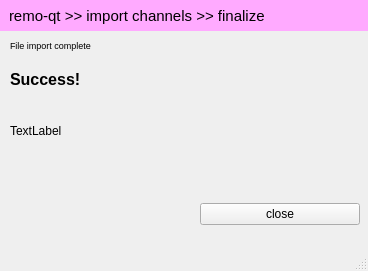
<?xml version="1.0" encoding="UTF-8"?>
<ui version="4.0">
 <class>MainWindow</class>
 <widget class="QMainWindow" name="MainWindow">
  <property name="geometry">
   <rect>
    <x>0</x>
    <y>0</y>
    <width>368</width>
    <height>271</height>
   </rect>
  </property>
  <property name="windowTitle">
   <string>remo-qt</string>
  </property>
  <widget class="QWidget" name="centralwidget">
   <widget class="QWidget" name="verticalLayoutWidget">
    <property name="geometry">
     <rect>
      <x>0</x>
      <y>0</y>
      <width>371</width>
      <height>31</height>
     </rect>
    </property>
    <layout class="QVBoxLayout" name="verticalLayout">
     <item>
      <widget class="QLabel" name="label">
       <property name="font">
        <font>
         <family>Arial</family>
         <pointsize>11</pointsize>
        </font>
       </property>
       <property name="styleSheet">
        <string notr="true">background:rgb(255, 170, 255);
padding:0 0 0 5;</string>
       </property>
       <property name="text">
        <string>remo-qt &gt;&gt; import channels &gt;&gt; finalize</string>
       </property>
      </widget>
     </item>
    </layout>
   </widget>
   <widget class="QWidget" name="verticalLayoutWidget_2">
    <property name="geometry">
     <rect>
      <x>10</x>
      <y>30</y>
      <width>351</width>
      <height>31</height>
     </rect>
    </property>
    <layout class="QVBoxLayout" name="verticalLayout_2">
     <item>
      <widget class="QLabel" name="label_2">
       <property name="font">
        <font>
         <pointsize>7</pointsize>
        </font>
       </property>
       <property name="text">
        <string>File import complete</string>
       </property>
       <property name="wordWrap">
        <bool>true</bool>
       </property>
       <property name="margin">
        <number>5</number>
       </property>
      </widget>
     </item>
    </layout>
   </widget>
   <widget class="QWidget" name="verticalLayoutWidget_5">
    <property name="geometry">
     <rect>
      <x>10</x>
      <y>189</y>
      <width>160</width>
      <height>51</height>
     </rect>
    </property>
    <layout class="QVBoxLayout" name="verticalLayout_5"/>
   </widget>
   <widget class="QWidget" name="verticalLayoutWidget_6">
    <property name="geometry">
     <rect>
      <x>200</x>
      <y>189</y>
      <width>160</width>
      <height>51</height>
     </rect>
    </property>
    <layout class="QVBoxLayout" name="verticalLayout_6">
     <item>
      <widget class="QPushButton" name="btnclose">
       <property name="enabled">
        <bool>true</bool>
       </property>
       <property name="text">
        <string>close</string>
       </property>
      </widget>
     </item>
    </layout>
   </widget>
   <widget class="QWidget" name="verticalLayoutWidget_3">
    <property name="geometry">
     <rect>
      <x>10</x>
      <y>70</y>
      <width>351</width>
      <height>101</height>
     </rect>
    </property>
    <layout class="QVBoxLayout" name="verticalLayout_3">
     <item>
      <widget class="QLabel" name="label_3">
       <property name="font">
        <font>
         <family>Arial</family>
         <pointsize>12</pointsize>
         <weight>75</weight>
         <bold>true</bold>
        </font>
       </property>
       <property name="text">
        <string>Success!</string>
       </property>
       <property name="textFormat">
        <enum>Qt::PlainText</enum>
       </property>
       <property name="alignment">
        <set>Qt::AlignLeading|Qt::AlignLeft|Qt::AlignTop</set>
       </property>
      </widget>
     </item>
     <item>
      <widget class="QLabel" name="successlabel">
       <property name="text">
        <string>TextLabel</string>
       </property>
       <property name="textFormat">
        <enum>Qt::PlainText</enum>
       </property>
       <property name="alignment">
        <set>Qt::AlignLeading|Qt::AlignLeft|Qt::AlignTop</set>
       </property>
       <property name="wordWrap">
        <bool>true</bool>
       </property>
      </widget>
     </item>
    </layout>
   </widget>
  </widget>
  <widget class="QStatusBar" name="statusbar"/>
 </widget>
 <resources/>
 <connections/>
</ui>
